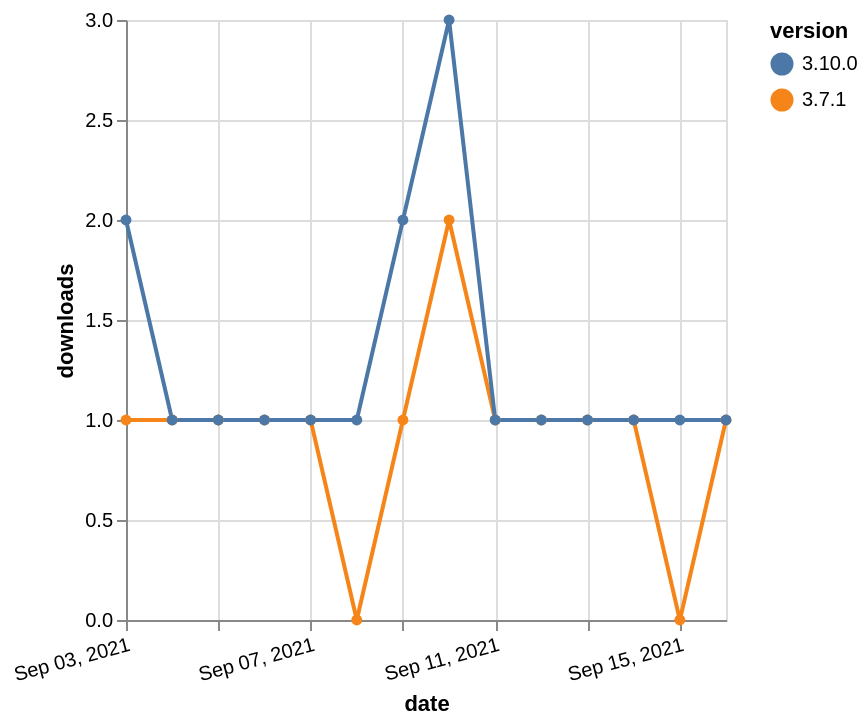

This figure's Vega-Lite source:
### Vega-Lite specification from a JSON file in a GitHub repository (floating-point values rounded to 4 significant figures)
{"$schema": "https://vega.github.io/schema/vega-lite/v5.json", "description": "A simple bar chart with embedded data.", "data": {"values": [{"date": "2021-09-03", "total": 303, "delta": 1, "version": "3.7.1"}, {"date": "2021-09-04", "total": 304, "delta": 1, "version": "3.7.1"}, {"date": "2021-09-05", "total": 305, "delta": 1, "version": "3.7.1"}, {"date": "2021-09-06", "total": 306, "delta": 1, "version": "3.7.1"}, {"date": "2021-09-07", "total": 307, "delta": 1, "version": "3.7.1"}, {"date": "2021-09-08", "total": 307, "delta": 0, "version": "3.7.1"}, {"date": "2021-09-09", "total": 308, "delta": 1, "version": "3.7.1"}, {"date": "2021-09-10", "total": 310, "delta": 2, "version": "3.7.1"}, {"date": "2021-09-11", "total": 311, "delta": 1, "version": "3.7.1"}, {"date": "2021-09-12", "total": 312, "delta": 1, "version": "3.7.1"}, {"date": "2021-09-13", "total": 313, "delta": 1, "version": "3.7.1"}, {"date": "2021-09-14", "total": 314, "delta": 1, "version": "3.7.1"}, {"date": "2021-09-15", "total": 314, "delta": 0, "version": "3.7.1"}, {"date": "2021-09-16", "total": 315, "delta": 1, "version": "3.7.1"}, {"date": "2021-09-03", "total": 308, "delta": 2, "version": "3.10.0"}, {"date": "2021-09-04", "total": 309, "delta": 1, "version": "3.10.0"}, {"date": "2021-09-05", "total": 310, "delta": 1, "version": "3.10.0"}, {"date": "2021-09-06", "total": 311, "delta": 1, "version": "3.10.0"}, {"date": "2021-09-07", "total": 312, "delta": 1, "version": "3.10.0"}, {"date": "2021-09-08", "total": 313, "delta": 1, "version": "3.10.0"}, {"date": "2021-09-09", "total": 315, "delta": 2, "version": "3.10.0"}, {"date": "2021-09-10", "total": 318, "delta": 3, "version": "3.10.0"}, {"date": "2021-09-11", "total": 319, "delta": 1, "version": "3.10.0"}, {"date": "2021-09-12", "total": 320, "delta": 1, "version": "3.10.0"}, {"date": "2021-09-13", "total": 321, "delta": 1, "version": "3.10.0"}, {"date": "2021-09-14", "total": 322, "delta": 1, "version": "3.10.0"}, {"date": "2021-09-15", "total": 323, "delta": 1, "version": "3.10.0"}, {"date": "2021-09-16", "total": 324, "delta": 1, "version": "3.10.0"}]}, "width": "container", "mark": {"type": "line", "point": {"filled": true}}, "encoding": {"x": {"field": "date", "type": "temporal", "timeUnit": "yearmonthdate", "title": "date", "axis": {"labelAngle": -15}}, "y": {"field": "delta", "type": "quantitative", "title": "downloads"}, "color": {"field": "version", "type": "nominal"}, "tooltip": {"field": "delta"}}}
